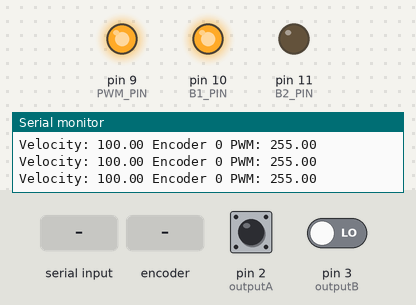
Simulated run of this sketch. Board: Arduino Uno, built with avr-gcc and run on an emulated ATmega328P. Shown: output pins drawn as LEDs (lit = HIGH), the last lines printed to the serial monitor. The test bench sets the inputs (shaded band); at power-on: pin 3 (outputB) LOW, pin 2 (outputA) HIGH.

Above: at 1.2 s.
1.3 s: "30,150\n" received over Serial
At 2.37 s:
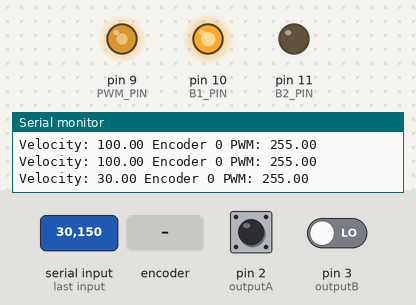
4.3 s: "0\n" received over Serial
At 6.1 s:
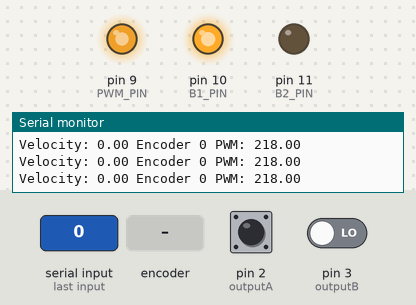
6.8 s: pin 3 (outputB) driven HIGH
At 7.8 s:
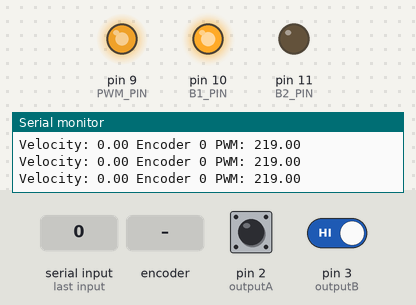
9.8 s: rotary encoder on pin 2 (outputA) / pin 3 (outputB) turned 3 steps (first pin leading)
At 11.6 s:
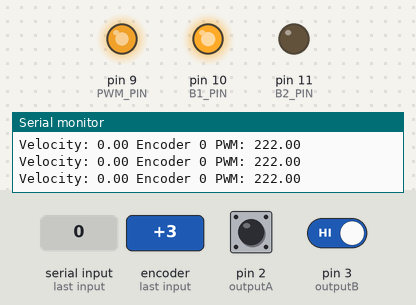
Timing chart, 0 to 12.9 s (numbered marks = the images above; inputs shaded):
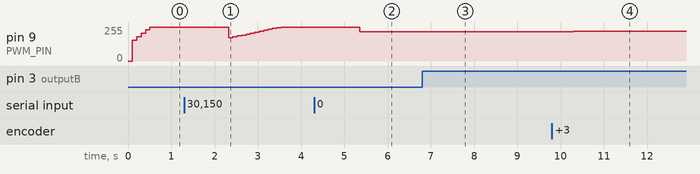

The sketch:

sketch_jan11a.ino
```cpp
#define outputA 2
#define outputB 3
#define PWM_PIN 9
#define B1_PIN 10
#define B2_PIN 11

int counter = 0;
int pre_time, current_time = millis();
int d_time = 100;
double errorValue = 0;
double pre_error = 0;
double kp = 0.2;
double ki = 0.000003;
double kd = 100;
double P, I, D, PID, pwm = 0;
double encoder = 0, rpm = 0;
const double MAX_SPEED = 1960 / (1000 / d_time);
double velocity = 100;

int countEncoder();
int multiSignal();
int calPID();

void setup() {
  pinMode (outputA, INPUT);
  pinMode (outputB, INPUT);
  pinMode (PWM_PIN, OUTPUT);
  pinMode (B1_PIN, OUTPUT);
  pinMode (B2_PIN, OUTPUT);

  Serial.begin (115200);
  digitalWrite(B1_PIN, HIGH);
  digitalWrite(B2_PIN, LOW);
}

void loop() {
  current_time = millis();
  countEncoder();
  //  Serial.print(digitalRead(outputB));
  //  Serial.print(" ");
  //  Serial.println(digitalRead(outputA));
  if (current_time - pre_time > d_time) {
    PID = calPID();
    PID = map(PID, 0, MAX_SPEED, 0, 255);
    pwm += PID;
    if (pwm > 255) {
      pwm = 255;
    } else if (pwm < 0) {
      pwm = 0;
    }
    //    Serial.println(counter);
    counter = 0;
    pre_time = current_time;
    analogWrite(PWM_PIN, pwm);
    if (Serial.available()) {
      velocity = Serial.readString().toInt();
      delay(10);
      //      Serial.print(velocity);
    }
  }
  //    Serial.println(counter);
}

int calPID() {
  errorValue = velocity - counter; //Current position - target position (or setpoint)
  Serial.print("Velocity: ");
  Serial.print(velocity);
  //  Serial.print(" ERROR: ");
  //  Serial.print(errorValue);
  Serial.print(" Encoder ");
  Serial.print(counter);
    Serial.print(" PWM: ");
    Serial.println(pwm);
  P = kp * errorValue;
  I += ki * (errorValue * d_time);
  D = kd * ((errorValue - pre_error) / d_time);
  pre_error = errorValue;

  return P + I + D;
}

int countEncoder() {
  attachInterrupt(digitalPinToInterrupt(outputB), multiSignal, RISING);
  return counter;
}

int multiSignal() {
  if (digitalRead(outputB) * digitalRead(outputA) == 0) {
    counter++;
  } else {
    counter--;
  }
}
```

Measured:
- after the input at 1.3 s, pin 9 (PWM_PIN): 255/255 → 174/255 after 1.0 s, → 181/255 0.10 s later, → 188/255 0.10 s later, → 195/255 0.10 s later, … (13 changes in this stretch)
- after the input at 4.3 s, pin 9 (PWM_PIN): 255/255 → 218/255 after 1.1 s
- after the input at 6.8 s, pin 9 (PWM_PIN): 218/255 → 219/255 after 0.07 s
- after the input at 9.8 s, pin 9 (PWM_PIN): 219/255 → 220/255 after 0.10 s, → 221/255 0.20 s later, → 222/255 0.20 s later
